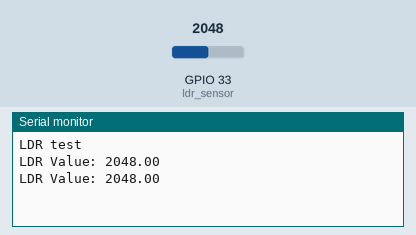
Bench run of a sketch on a simulated ESP32. On the bench: the last lines printed to the serial monitor. Inputs (shaded band) come from the test bench; at power-on: GPIO 33 (ldr_sensor) = 2048.

Above: at 2.8 s.
2.9 s: GPIO 33 (ldr_sensor) set to 2866
At 4.7 s:
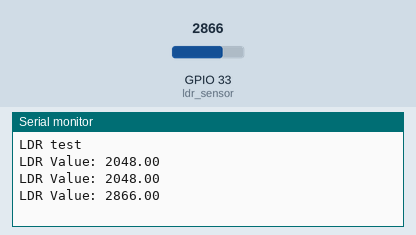
5.6 s: GPIO 33 (ldr_sensor) set to 3603
At 7.4 s:
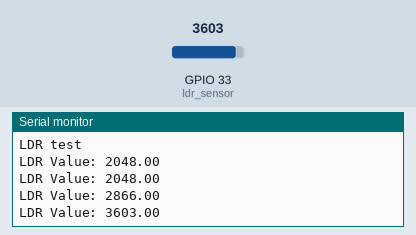
Timing chart, 0 to 8.9 s (numbered marks = the images above; inputs shaded):
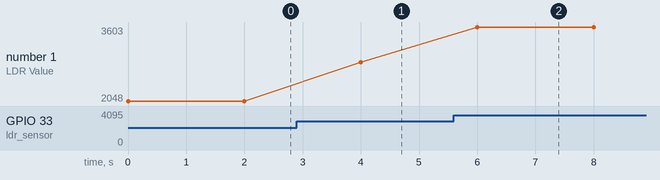

Measured:
- after the input at 2.9 s, the serial monitor: prints a new line after 1.1 s (image 1)
- after the input at 5.6 s, the serial monitor: prints a new line after 0.40 s (image 2)
- plotted number 1: 2048 → 2866 after the input at 2.9 s, 2866 → 3603 after the input at 5.6 s

The sketch:

esp32_ldr_sensor.ino
```cpp
const int ldr_sensor = 33;   // Port A

float intensity = 0.0;

void setup() {
  pinMode(ldr_sensor, INPUT);

  Serial.begin(9600);
  Serial.println("LDR test");
}

void loop() {
  intensity = analogRead(ldr_sensor);
  Serial.print("LDR Value: ");
  Serial.println(intensity);

  delay(2000);
}
```
